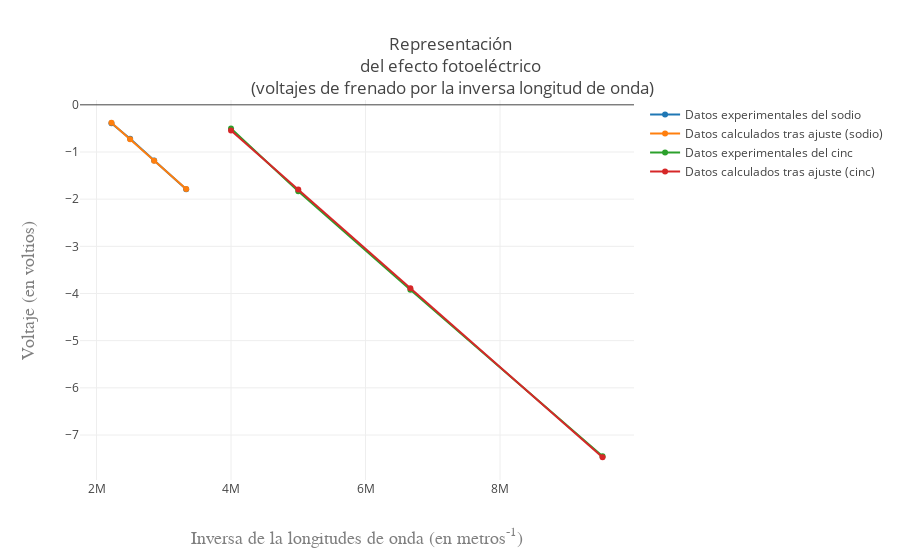

Here is the notebook cell this chart was saved with:
### Markdown cell above
Dibujamos la gráfica con Plot.ly:

### Code cell
datos = [
  { x: inversa_de_longitudes_de_onda_sodio, y: voltajes_medidos_sodio, name: 'Datos experimentales del sodio' },
  { x: inversa_de_longitudes_de_onda_sodio, y: voltajes_de_frenado_calculados_sodio, name: 'Datos calculados tras ajuste (sodio)' },
  { x: inversa_de_longitudes_de_onda_cinc, y: voltajes_medidos_cinc, name: 'Datos experimentales del cinc' },
  { x: inversa_de_longitudes_de_onda_cinc, y: voltajes_de_frenado_calculados_cinc, name: 'Datos calculados tras ajuste (cinc)' }
];
var layout = {
  title: 'Representación<br> del efecto fotoeléctrico <br> (voltajes de frenado por la inversa longitud de onda)',
  xaxis: { title: 'Inversa de la longitudes de onda (en metros<sup>-1</sup>)',
    titlefont: { family: 'Courier New, monospace', size: 18, color: '#7f7f7f' }
  },
  yaxis: {
    title: 'Voltaje (en voltios)', titlefont: {
      family: 'Courier New, monospace', size: 18, color: '#7f7f7f' }
  }
};
Plotly(datos, layout);

### Figure 1 — Plotly figure (JSON) as saved in the notebook; plotly's stock layout.template omitted (floating-point values rounded to 4 significant figures)
{"data": [{"x": [3333000.0, 2857000.0, 2500000, 2222000.0], "y": [-1.79, -1.18, -0.72, -0.39], "name": "Datos experimentales del sodio"}, {"x": [3333000.0, 2857000.0, 2500000, 2222000.0], "y": [-1.785, -1.183, -0.7314, -0.3801], "name": "Datos calculados tras ajuste (sodio)"}, {"x": [9524000.0, 6667000.0, 5000000, 4000000.0], "y": [-7.45, -3.92, -1.83, -0.5], "name": "Datos experimentales del cinc"}, {"x": [9524000.0, 6667000.0, 5000000, 4000000.0], "y": [-7.471, -3.888, -1.797, -0.5432], "name": "Datos calculados tras ajuste (cinc)"}], "layout": {"title": "Representación<br> del efecto fotoeléctrico <br> (voltajes de frenado por la inversa longitud de onda)", "xaxis": {"title": "Inversa de la longitudes de onda (en metros<sup>-1</sup>)", "titlefont": {"family": "Courier New, monospace", "size": 18, "color": "#7f7f7f"}}, "yaxis": {"title": "Voltaje (en voltios)", "titlefont": {"family": "Courier New, monospace", "size": 18, "color": "#7f7f7f"}}}}
